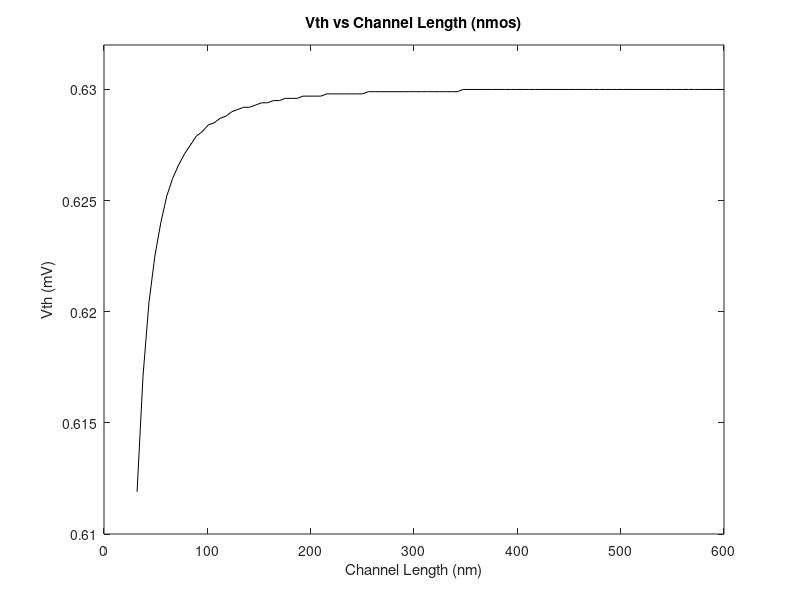

This chart was generated by the following MATLAB code:
data = csvread('q1_len_vs_vth.csv')

len = data(:,1)
vth = data(:,2)


plot(len,vth,'k-')

xlabel('Channel Length (nm)')
ylabel('Vth (mV)')
ylim([0.61 0.632])
title('Vth vs Channel Length (nmos)')